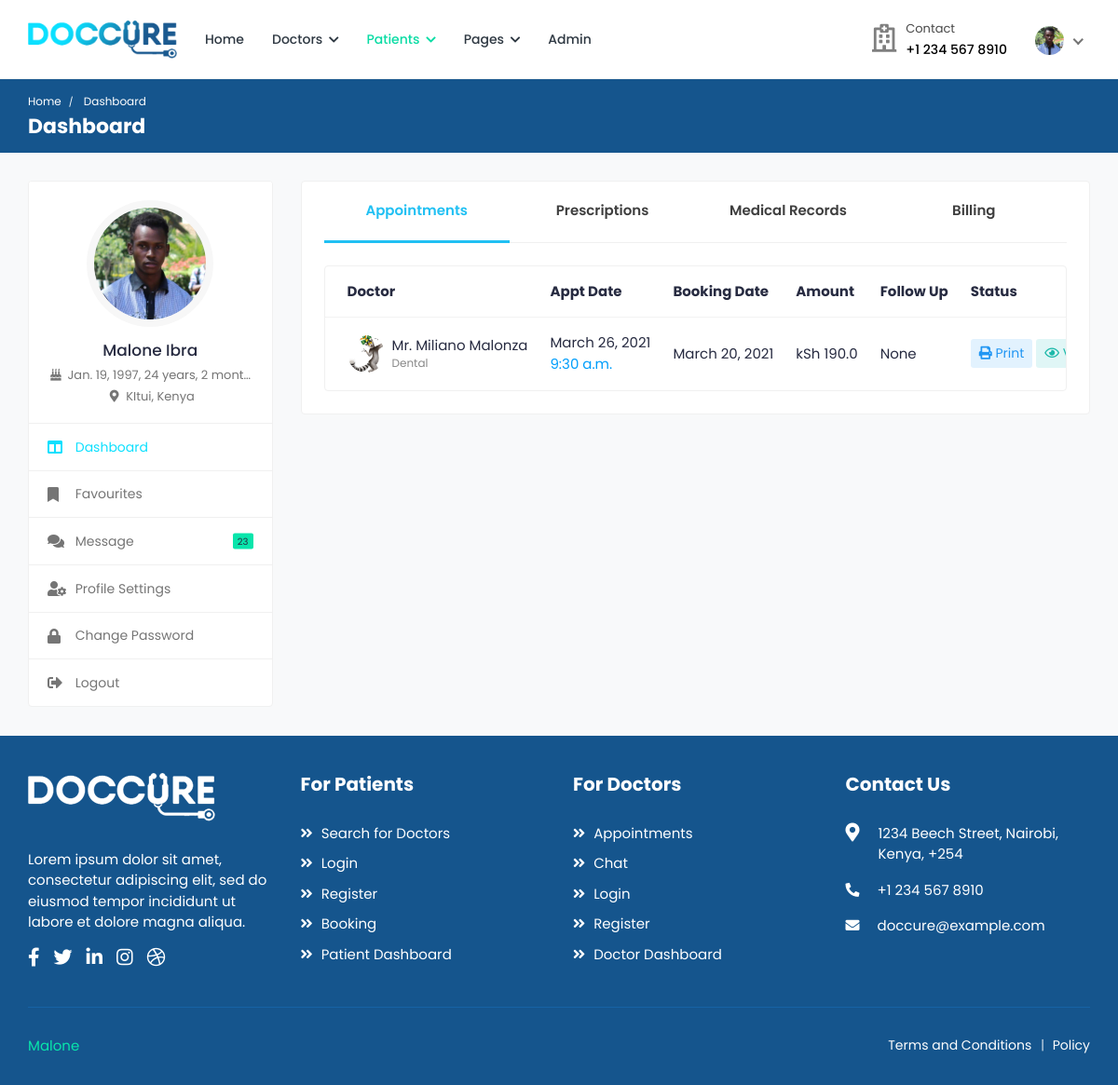
/patients/ (signed in), run on the app's committed database.
### patients/models.py (models this page shows, shortened)
class Patient(models.Model):
	user = models.OneToOneField(User, on_delete=models.CASCADE)
	image = models.ImageField('Profile Image', upload_to='Image/Patient/Profile/',
		max_length=500, default='dummy.png')
	first_name = models.CharField('First Name', max_length=50)
	second_name = models.CharField('Second Name', max_length=50)
	d_o_b = models.DateField('Date Of Birth')
	gender = models.CharField('Gender', max_length=10)
	email = models.CharField('Email', max_length=50)
	phone_no = models.CharField('Phone Number', max_length=20)
	blood_group = models.CharField('Blood Group', max_length=5)
	country = models.CharField('Country', max_length=50)
	county = models.CharField('County', max_length=50)
	town = models.CharField('Town', max_length=50)
	street_lane = models.CharField('Street/Lane', max_length=50)

class Appointment(models.Model):
	doctor = models.ForeignKey(Doctor, on_delete=models.CASCADE)
	patient = models.ForeignKey(Patient, on_delete=models.CASCADE)
	purpose = models.CharField('Purpose', max_length=50)
	category = models.CharField('Type', max_length=50)
	amount = models.FloatField('Amount', default=0.00)
	status = models.CharField('Status', max_length=50)
	date = models.DateTimeField('Appointment Date', auto_now_add=True)
	booking_date = models.DateTimeField('Booking Date')
	follow_up_date = models.DateTimeField('Follow Up', null=True)

### doctors/models.py (models this page shows, shortened)
class Doctor(models.Model):
	user = models.OneToOneField(User, on_delete=models.CASCADE)
	image = models.ImageField('Profile Image', upload_to='Image/Doctors',
		max_length=500, default='dummy.png')
	first_name = models.CharField('First Name', max_length=50)
	second_name =  models.CharField('Second Name', max_length=50)
	title = models.CharField('Title', max_length=200, default='Dr.')
	phone_no = models.CharField('Phone Number', max_length=50)
	email = models.EmailField('Email', max_length=250)
	gender = models.CharField('Gender', max_length=10)
	d_o_b = models.DateField('Date of Birth', blank=True)
	biography = models.CharField('Biography', max_length=1000, blank=True)
	address_line1 = models.CharField('Address Line 1', max_length=200, blank=True)
	address_line2 = models.CharField('Address Line 2', max_length=200, blank=True)
	country = models.CharField('Country', max_length=100, blank=True)
	county = models.CharField('County', max_length=100, blank=True)
	town = models.CharField('Town', max_length=100, blank=True)
	pricing =  models.FloatField('Amount', default=0.00)
	services = models.CharField('Services', max_length=1000, blank=True)
	specialization = models.CharField('Specialization', max_length=1000, blank=True)
	clinic = models.CharField('Clinic', max_length=100, blank=True)
	clinic_address = models.CharField('Clinic Address', max_length=100, blank=True)
	speciality = models.OneToOneField(Speciality, on_delete=models.CASCADE)
	''' user, image, first_name, second_name, title, phone_no, email, gender, d_o_b, biography,
	address_line1, address_line2, country, county, town, pricing, services, specialization, clinic,
	clinic_address, speciality'''
	def full_name(self):
		return self.title + " " + self.first_name + " " + self.second_name

### patients/views.py (the view)
# urls.py: path('', views.patient_dashboard, name='patient-dashboard'),
@login_required(login_url='/login/')
@user_passes_test(check_patient, login_url='/login/')
@user_passes_test(check_settings, login_url='/patients/profile-settings/')
def patient_dashboard(request):
	profile = Patient.objects.get(user=request.user.id)
	appointments = Appointment.objects.filter(patient=profile.id)
	prescriptions = Prescription.objects.filter(patient=profile.id)
	medical_records = MedicalRecord.objects.filter(patient=profile.id)
	invoices = Invoice.objects.filter(patient=profile.id)
	return render(request, 'patients/patient-dashboard.html', {"profile": profile, "appointments": appointments,
		'prescriptions': prescriptions, 'medical_records': medical_records, 'invoices': invoices})

### patients/views.py (called while the page is built)
def check_patient(user):
	group = user.groups.get()
	return group.name == 'patients_group'

def check_settings(user):
	profile = Patient.objects.filter(user=user.id)
	return profile.count()>=1

### patients/templates/patients/patient-dashboard.html (shortened to what this page needs)
{% extends "patients/base.html" %}
{% load static %}
{% block breadcrumb %}Dashboard{% endblock %}
{% block breadcrumb1 %}Dashboard{% endblock %}
{% block sidenav %}
	<ul>
		<li class="active">
			<a href="{% url 'patient-dashboard' %}">
				<i class="fas fa-columns"></i>
				<span>Dashboard</span>
			</a>
		</li>
		<li>
			<a href="{% url 'favourites' %}">
				<i class="fas fa-bookmark"></i>
				<span>Favourites</span>
			</a>
		</li>
		<li>
			<a href="{% url 'chat' %}">
				<i class="fas fa-comments"></i>
				<span>Message</span>
				<small class="unread-msg">23</small>
			</a>
		</li>
		<li>
			<a href="{% url 'profile-settings' %}">
				<i class="fas fa-user-cog"></i>
				<span>Profile Settings</span>
			</a>
		</li>
		<li>
			<a href="{% url 'change-password' %}">
				<i class="fas fa-lock"></i>
				<span>Change Password</span>
			</a>
		</li>
		<li>
			<a href="{% url 'logout' %}">
				<i class="fas fa-sign-out-alt"></i>
				<span>Logout</span>
			</a>
		</li>
	</ul>
{% endblock %}
{% block content %}
<div class="col-md-7 col-lg-8 col-xl-9">
	<div class="card">
		<div class="card-body pt-0">
			<nav class="user-tabs mb-4">
				<ul class="nav nav-tabs nav-tabs-bottom nav-justified">
					<li class="nav-item">
						<a class="nav-link active" href="#pat_appointments" data-toggle="tab">Appointments</a>
					</li>
					<li class="nav-item">
						<a class="nav-link" href="#pat_prescriptions" data-toggle="tab">Prescriptions</a>
					</li>
					<li class="nav-item">
						<a class="nav-link" href="#pat_medical_records" data-toggle="tab"><span class="med-records">Medical Records</span></a>
					</li>
					<li class="nav-item">
						<a class="nav-link" href="#pat_billing" data-toggle="tab">Billing</a>
					</li>
				</ul>
			</nav>
			<div class="tab-content pt-0">
				<div id="pat_appointments" class="tab-pane fade show active">
					<div class="card card-table mb-0">
						<div class="card-body">
							<div class="table-responsive">
								<table class="table table-hover table-center mb-0">
									<thead>
										<tr>
											<th>Doctor</th>
											<th>Appt Date</th>
											<th>Booking Date</th>
											<th>Amount</th>
											<th>Follow Up</th>
											<th>Status</th>
										</tr>
									</thead>
									<tbody>
									{% for appointment in appointments %}
										<tr>
											<td>
												<h2 class="table-avatar">
													<a href="{% url 'doctor-profile' appointment.doctor.full_name|slugify appointment.doctor.id %}" class="avatar avatar-sm mr-2">
														<img class="avatar-img rounded-circle" src="{{appointment.doctor.image.url}}" alt="User Image">
													</a>
													<a href="{% url 'doctor-profile' appointment.doctor.full_name|slugify appointment.doctor.id %}">{{appointment.doctor.full_name}} <span>Dental</span></a>
												</h2>
											</td>
											<td>{{appointment.booking_date.date}} <span class="d-block text-info">{{appointment.booking_date.time}}</span></td>
											<td>{{appointment.date.date}}</td>
											<td>kSh {{appointment.amount}}</td>
											<td>{{appointment.follow_up_date}}</td>
											<td class="text-right">
												<div class="table-action">
													<a href="javascript:void(0);" class="btn btn-sm bg-primary-light">
														<i class="fas fa-print"></i> Print
													</a>
													<a href="javascript:void(0);" class="btn btn-sm bg-info-light">
														<i class="far fa-eye"></i> View
													</a>
												</div>
											</td>
										</tr>
									{% endfor %}
									</tbody>
								</table>
							</div>
						</div>
					</div>
				</div>
			</div>
		</div>
	</div>
</div>
{% endblock %}

### patients/templates/patients/base.html (shortened to what this page needs)
<!DOCTYPE html>
<html lang="en">
<head>
		{% load static %}
		<link rel="stylesheet" href="{% static 'cas/css/bootstrap.min.css' %}">
		<link rel="stylesheet" href="{% static 'cas/plugins/fontawesome/css/fontawesome.min.css' %}">
		<link rel="stylesheet" href="{% static 'cas/plugins/fontawesome/css/all.min.css' %}">
		<link rel="stylesheet" href="{% static 'cas/css/style.css' %}">
	</head>
	<body>
		<div class="main-wrapper">
			<header class="header">
				<nav class="navbar navbar-expand-lg header-nav">
					<div class="navbar-header">
						<a href="{% url 'index' %}" class="navbar-brand logo">
							<img src="{% static 'cas/img/logo.png' %}" class="img-fluid" alt="Logo">
						</a>
					</div>
					<div class="main-menu-wrapper">
						<ul class="main-nav">
							<li>
								<a href="{% url 'index' %}">Home</a>
							</li>
							<li class="has-submenu">
								<a href="#">Doctors <i class="fas fa-chevron-down"></i></a>
							</li>
							<li class="has-submenu active">
								<a href="#">Patients <i class="fas fa-chevron-down"></i></a>
							</li>
							<li class="has-submenu">
								<a href="#">Pages <i class="fas fa-chevron-down"></i></a>
							</li>
							<li>
								<a href="admin/index.html" target="_blank">Admin</a>
							</li>
						</ul>
					</div>
					<ul class="nav header-navbar-rht">
						<li class="nav-item contact-item">
							<div class="header-contact-img">
								<i class="far fa-hospital"></i>
							</div>
							<div class="header-contact-detail">
								<p class="contact-header">Contact</p>
								<p class="contact-info-header"> +1 234 567 8910</p>
							</div>
						</li>
						<li class="nav-item dropdown has-arrow logged-item">
							<a href="#" class="dropdown-toggle nav-link" data-toggle="dropdown">
								<span class="user-img">
									<img class="rounded-circle" src="{{profile.image.url}}" width="31" alt="{{user.first_name}} {{user.last_name}}">
								</span>
							</a>
						</li>
					</ul>
				</nav>
			</header>
			<div class="breadcrumb-bar">
				<div class="container-fluid">
					<div class="row align-items-center">
						<div class="col-md-12 col-12">
							<nav aria-label="breadcrumb" class="page-breadcrumb">
								<ol class="breadcrumb">
									<li class="breadcrumb-item"><a href="{% url 'patient-dashboard' %}">Home</a></li>
									<li class="breadcrumb-item active" aria-current="page">
										{% block breadcrumb1 %} {% endblock %}
									</li>
								</ol>
							</nav>
							<h2 class="breadcrumb-title">
								{% block breadcrumb %} {% endblock %}
							</h2>
						</div>
					</div>
				</div>
			</div>
			<div class="content">
				<div class="container-fluid">
					<div class="row">
						<div class="col-md-5 col-lg-4 col-xl-3 theiaStickySidebar">
							<div class="profile-sidebar">
								<div class="widget-profile pro-widget-content">
									<div class="profile-info-widget">
										<a href="{% url 'patient-dashboard' %}" class="booking-doc-img">
											<img src="{{profile.image.url}}" alt="User Image">
										</a>
										<div class="profile-det-info">
											<h3>{{user.first_name}} {{user.last_name}}</h3>
											<div class="patient-details">
												<h5><i class="fas fa-birthday-cake"></i> {{profile.d_o_b}}, {{ profile.d_o_b|timesince }}</h5>
												<h5 class="mb-0"><i class="fas fa-map-marker-alt"></i> {{profile.county}}, {{profile.country}}</h5>
											</div>
										</div>
									</div>
								</div>
								<div class="dashboard-widget">
									<nav class="dashboard-menu">
									{% block sidenav %}
									{% endblock %}
									</nav>
								</div>
							</div>
						</div>
						{% block content %}
						{% endblock %}
					</div>
				</div>
			</div>
			<footer class="footer">
				<div class="footer-top">
					<div class="container-fluid">
						<div class="row">
							<div class="col-lg-3 col-md-6">
								<div class="footer-widget footer-about">
									<div class="footer-logo">
										<img src="{% static 'cas/img/footer-logo.png' %}" alt="logo">
									</div>
									<div class="footer-about-content">
										<p>Lorem ipsum dolor sit amet, consectetur adipiscing elit, sed do eiusmod tempor incididunt ut labore et dolore magna aliqua. </p>
										<div class="social-icon">
											<ul>
												<li>
													<a href="#" target="_blank"><i class="fab fa-facebook-f"></i> </a>
												</li>
												<li>
													<a href="#" target="_blank"><i class="fab fa-twitter"></i> </a>
												</li>
												<li>
													<a href="#" target="_blank"><i class="fab fa-linkedin-in"></i></a>
												</li>
												<li>
													<a href="#" target="_blank"><i class="fab fa-instagram"></i></a>
												</li>
												<li>
													<a href="#" target="_blank"><i class="fab fa-dribbble"></i> </a>
												</li>
											</ul>
										</div>
									</div>
								</div>
							</div>
							<div class="col-lg-3 col-md-6">
								<div class="footer-widget footer-menu">
									<h2 class="footer-title">For Patients</h2>
									<ul>
										<li><a href="search.html"><i class="fas fa-angle-double-right"></i> Search for Doctors</a></li>
										<li><a href="{% url 'login' %}"><i class="fas fa-angle-double-right"></i> Login</a></li>
										<li><a href="{% url 'register' %}"><i class="fas fa-angle-double-right"></i> Register</a></li>
										<li><a href="booking.html"><i class="fas fa-angle-double-right"></i> Booking</a></li>
										<li><a href="{% url 'patient-dashboard' %}"><i class="fas fa-angle-double-right"></i> Patient Dashboard</a></li>
									</ul>
								</div>
							</div>
							<div class="col-lg-3 col-md-6">
								<div class="footer-widget footer-menu">
									<h2 class="footer-title">For Doctors</h2>
									<ul>
										<li><a href="appointments.html"><i class="fas fa-angle-double-right"></i> Appointments</a></li>
										<li><a href="chat.html"><i class="fas fa-angle-double-right"></i> Chat</a></li>
										<li><a href="{% url 'login' %}"><i class="fas fa-angle-double-right"></i> Login</a></li>
										<li><a href="doctor-register.html"><i class="fas fa-angle-double-right"></i> Register</a></li>
										<li><a href="doctor-dashboard.html"><i class="fas fa-angle-double-right"></i> Doctor Dashboard</a></li>
									</ul>
								</div>
							</div>
							<div class="col-lg-3 col-md-6">
								<div class="footer-widget footer-contact">
									<h2 class="footer-title">Contact Us</h2>
									<div class="footer-contact-info">
										<div class="footer-address">
											<span><i class="fas fa-map-marker-alt"></i></span>
											<p> 1234  Beech Street, Nairobi,<br> Kenya, +254 </p>
										</div>
										<p>
											<i class="fas fa-phone-alt"></i>
											+1 234 567 8910
										</p>
										<p class="mb-0">
											<i class="fas fa-envelope"></i>
											doccure@example.com
										</p>
									</div>
								</div>
							</div>
						</div>
					</div>
				</div>
                <div class="footer-bottom">
					<div class="container-fluid">
						<div class="copyright">
							<div class="row">
								<div class="col-md-6 col-lg-6">
									<div class="copyright-text">
										<p class="mb-0"><a href="github.com/MalonzaElkanah/">Malone</a></p>
									</div>
								</div>
								<div class="col-md-6 col-lg-6">
									<div class="copyright-menu">
										<ul class="policy-menu">
											<li><a href="{% url 'term-condition' %}">Terms and Conditions</a></li>
											<li><a href="{% url 'privacy-policy' %}">Policy</a></li>
										</ul>
									</div>
								</div>
							</div>
						</div>
					</div>
				</div>
			</footer>
		</div>
	</body>
</html>

### data on the page
Patient: image (picture), d_o_b "Jan. 19, 1997", d_o_b "24 years, 2 mont…", county "KItui", country "Kenya"
Appointment: doctor.image (picture), doctor.full_name "Mr. Miliano Malonza", booking_date "March 26, 2021", booking_date.time "9:30 a.m.", date "March 20, 2021", amount "190.0", follow_up_date "None"

### other printed values
{{ user.first_name }} "Malone"
{{ user.last_name }} "Ibra"
